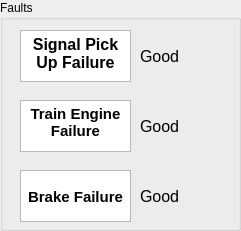
     <widget class="QGroupBox" name="fault_box">
      <property name="geometry">
       <rect>
        <x>500</x>
        <y>60</y>
        <width>241</width>
        <height>231</height>
       </rect>
      </property>
      <property name="title">
       <string>Faults</string>
      </property>
      <widget class="QTextBrowser" name="signal_txt">
       <property name="geometry">
        <rect>
         <x>20</x>
         <y>30</y>
         <width>111</width>
         <height>52</height>
        </rect>
       </property>
       <property name="verticalScrollBarPolicy">
        <enum>Qt::ScrollBarAlwaysOff</enum>
       </property>
       <property name="horizontalScrollBarPolicy">
        <enum>Qt::ScrollBarAlwaysOff</enum>
       </property>
       <property name="html">
        <string>&lt;!DOCTYPE HTML PUBLIC &quot;-//W3C//DTD HTML 4.0//EN&quot; &quot;http://www.w3.org/TR/REC-html40/strict.dtd&quot;&gt;
&lt;html&gt;&lt;head&gt;&lt;meta name=&quot;qrichtext&quot; content=&quot;1&quot; /&gt;&lt;style type=&quot;text/css&quot;&gt;
p, li { white-space: pre-wrap; }
&lt;/style&gt;&lt;/head&gt;&lt;body style=&quot; font-family:'MS Shell Dlg 2'; font-size:10pt; font-weight:400; font-style:normal;&quot;&gt;
&lt;p align=&quot;center&quot; style=&quot; margin-top:0px; margin-bottom:0px; margin-left:0px; margin-right:0px; -qt-block-indent:0; text-indent:0px;&quot;&gt;&lt;span style=&quot; font-size:12pt; font-weight:600;&quot;&gt;Signal Pick Up Failure&lt;/span&gt;&lt;/p&gt;&lt;/body&gt;&lt;/html&gt;</string>
       </property>
      </widget>
      <widget class="QTextBrowser" name="engine_txt">
       <property name="geometry">
        <rect>
         <x>20</x>
         <y>100</y>
         <width>111</width>
         <height>52</height>
        </rect>
       </property>
       <property name="verticalScrollBarPolicy">
        <enum>Qt::ScrollBarAlwaysOff</enum>
       </property>
       <property name="horizontalScrollBarPolicy">
        <enum>Qt::ScrollBarAlwaysOff</enum>
       </property>
       <property name="html">
        <string>&lt;!DOCTYPE HTML PUBLIC &quot;-//W3C//DTD HTML 4.0//EN&quot; &quot;http://www.w3.org/TR/REC-html40/strict.dtd&quot;&gt;
&lt;html&gt;&lt;head&gt;&lt;meta name=&quot;qrichtext&quot; content=&quot;1&quot; /&gt;&lt;style type=&quot;text/css&quot;&gt;
p, li { white-space: pre-wrap; }
&lt;/style&gt;&lt;/head&gt;&lt;body style=&quot; font-family:'MS Shell Dlg 2'; font-size:10pt; font-weight:400; font-style:normal;&quot;&gt;
&lt;p align=&quot;center&quot; style=&quot; margin-top:0px; margin-bottom:0px; margin-left:0px; margin-right:0px; -qt-block-indent:0; text-indent:0px;&quot;&gt;&lt;span style=&quot; font-size:11pt; font-weight:600;&quot;&gt;Train Engine Failure&lt;/span&gt;&lt;/p&gt;&lt;/body&gt;&lt;/html&gt;</string>
       </property>
      </widget>
      <widget class="QTextBrowser" name="brake_fail_txt">
       <property name="geometry">
        <rect>
         <x>20</x>
         <y>170</y>
         <width>111</width>
         <height>52</height>
        </rect>
       </property>
       <property name="verticalScrollBarPolicy">
        <enum>Qt::ScrollBarAlwaysOff</enum>
       </property>
       <property name="horizontalScrollBarPolicy">
        <enum>Qt::ScrollBarAlwaysOff</enum>
       </property>
       <property name="html">
        <string>&lt;!DOCTYPE HTML PUBLIC &quot;-//W3C//DTD HTML 4.0//EN&quot; &quot;http://www.w3.org/TR/REC-html40/strict.dtd&quot;&gt;
&lt;html&gt;&lt;head&gt;&lt;meta name=&quot;qrichtext&quot; content=&quot;1&quot; /&gt;&lt;style type=&quot;text/css&quot;&gt;
p, li { white-space: pre-wrap; }
&lt;/style&gt;&lt;/head&gt;&lt;body style=&quot; font-family:'MS Shell Dlg 2'; font-size:10pt; font-weight:400; font-style:normal;&quot;&gt;
&lt;p align=&quot;center&quot; style=&quot;-qt-paragraph-type:empty; margin-top:0px; margin-bottom:0px; margin-left:0px; margin-right:0px; -qt-block-indent:0; text-indent:0px; font-size:8.25pt;&quot;&gt;&lt;br /&gt;&lt;/p&gt;
&lt;p align=&quot;center&quot; style=&quot; margin-top:0px; margin-bottom:0px; margin-left:0px; margin-right:0px; -qt-block-indent:0; text-indent:0px;&quot;&gt;&lt;span style=&quot; font-size:11pt; font-weight:600;&quot;&gt;Brake Failure&lt;/span&gt;&lt;/p&gt;&lt;/body&gt;&lt;/html&gt;</string>
       </property>
      </widget>
      <widget class="QLabel" name="signal_display">
       <property name="geometry">
        <rect>
         <x>140</x>
         <y>30</y>
         <width>81</width>
         <height>52</height>
        </rect>
       </property>
       <property name="font">
        <font>
         <pointsize>12</pointsize>
        </font>
       </property>
       <property name="text">
        <string>Good</string>
       </property>
      </widget>
      <widget class="QLabel" name="engine_display">
       <property name="geometry">
        <rect>
         <x>140</x>
         <y>100</y>
         <width>81</width>
         <height>52</height>
        </rect>
       </property>
       <property name="font">
        <font>
         <pointsize>12</pointsize>
        </font>
       </property>
       <property name="text">
        <string>Good</string>
       </property>
      </widget>
      <widget class="QLabel" name="brake_display">
       <property name="geometry">
        <rect>
         <x>140</x>
         <y>170</y>
         <width>81</width>
         <height>52</height>
        </rect>
       </property>
       <property name="font">
        <font>
         <pointsize>12</pointsize>
        </font>
       </property>
       <property name="text">
        <string>Good</string>
       </property>
      </widget>
     </widget>
